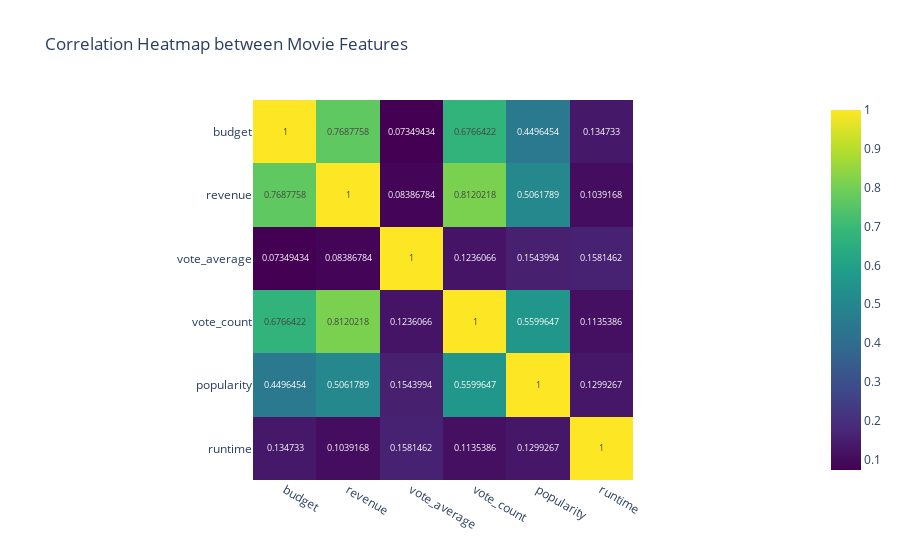

The notebook cell saved with this chart:
### Markdown cell above
The dataset contains metadata 45,466 movies.
Columns include both numerical (budget, popularity, vote_average) and textual/categorical (title, genres, overview, release_date) variables.
Some columns have missing or mixed data types (strings, numbers, lists).
The dataset is quite large and diverse, so we’ll focus on the most relevant features for content-based recommendations.

### Code cell
for col in ["budget", "revenue", "popularity"]:
    movies[col] = pd.to_numeric(movies[col], errors='coerce')

numeric_cols = ["budget", "revenue", "vote_average", "vote_count", "popularity", "runtime"]
corr = movies[numeric_cols].corr()

fig = px.imshow(
    corr,
    text_auto=True,
    color_continuous_scale="Viridis",
    title="Correlation Heatmap between Movie Features"
)
fig.show()

### Figure 1 — Plotly figure (JSON) as saved in the notebook; plotly's stock layout.template omitted (floating-point values rounded to 4 significant figures)
{"data": [{"coloraxis": "coloraxis", "hovertemplate": "x: %{x}<br>y: %{y}<br>color: %{z}<extra></extra>", "name": "0", "texttemplate": "%{z}", "type": "heatmap", "x": ["budget", "revenue", "vote_average", "vote_count", "popularity", "runtime"], "xaxis": "x", "y": ["budget", "revenue", "vote_average", "vote_count", "popularity", "runtime"], "yaxis": "y", "z": [[1, 0.7688, 0.07349, 0.6766, 0.4496, 0.1347], [0.7688, 1, 0.08387, 0.812, 0.5062, 0.1039], [0.07349, 0.08387, 1, 0.1236, 0.1544, 0.1581], [0.6766, 0.812, 0.1236, 1, 0.56, 0.1135], [0.4496, 0.5062, 0.1544, 0.56, 1, 0.1299], [0.1347, 0.1039, 0.1581, 0.1135, 0.1299, 1]]}], "layout": {"coloraxis": {"colorscale": [[0, "#440154"], [0.1111, "#482878"], [0.2222, "#3e4989"], [0.3333, "#31688e"], [0.4444, "#26828e"], [0.5556, "#1f9e89"], [0.6667, "#35b779"], [0.7778, "#6ece58"], [0.8889, "#b5de2b"], [1, "#fde725"]]}, "title": {"text": "Correlation Heatmap between Movie Features"}, "xaxis": {"anchor": "y", "constrain": "domain", "domain": [0, 1], "scaleanchor": "y"}, "yaxis": {"anchor": "x", "autorange": "reversed", "constrain": "domain", "domain": [0, 1]}}}
